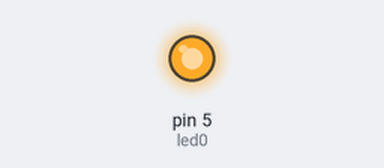
Bench run of a sketch on a simulated Arduino Uno, built with avr-gcc and run on an emulated ATmega328P. Parts: output pins drawn as LEDs (lit = HIGH).

Above: at 0.01 s.
At 6.0 s:
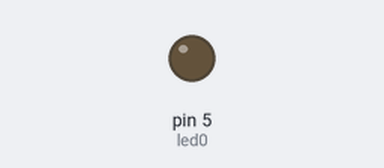
Timing chart, 0 to 7.5 s (numbered marks = the images above):
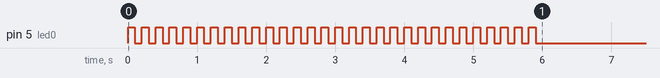

The sketch:

007-2_Array_8LEDs.ino
```cpp
/**********************************************************************************
**                              Array de 8 LEDs                                  **
**********************************************************************************/
//********** Includes *************************************************************
//********** Variables ************************************************************
const int led0 = 5;          // donar nom al pin 5 de l’Arduino


//********** Setup ****************************************************************
void setup()
{
  pinMode(led0, OUTPUT);     // definir el pin 5 com una sortida

  digitalWrite(led0, HIGH);    // posar a 5V el pin 5
  delay(100);                  // es queden leds 500ms encesos
  digitalWrite(led0, LOW);     // posar a 0V el pin 5
  delay(100);                  // es queden leds 500ms encesos
  digitalWrite(led0, HIGH);     // posar a 0V el pin 5
  delay(100);
  digitalWrite(led0, LOW);     // posar a 0V el pin 5
  delay(100);                  // es queden leds 500ms encesos
  digitalWrite(led0, HIGH);     // posar a 0V el pin 5
  delay(100);                  // es queden leds 500ms encesos
  digitalWrite(led0, LOW);     // posar a 0V el pin 5
  delay(100);                  // es queden leds 500ms encesos
  digitalWrite(led0, HIGH);     // posar a 0V el pin 5
  delay(100);
  digitalWrite(led0, LOW);     // posar a 0V el pin 5
  delay(100);
  digitalWrite(led0, HIGH);     // posar a 0V el pin 5
  delay(100);
  digitalWrite(led0, LOW);    // posar a 5V el pin 5
  delay(100);                  // es queden leds 500ms encesos
  digitalWrite(led0, HIGH);     // posar a 0V el pin 5
  delay(100);                  // es queden leds 500ms apagats
  digitalWrite(led0, LOW);    // posar a 5V el pin 5
  delay(100);                  // es queden leds 500ms encesos
  digitalWrite(led0, HIGH);     // posar a 0V el pin 5
  delay(100);
  digitalWrite(led0, LOW);    // posar a 5V el pin 5
  delay(100);                  // es queden leds 500ms apagats
  digitalWrite(led0, HIGH);     // posar a 0V el pin 5
  delay(100);
  digitalWrite(led0, LOW);    // posar a 5V el pin 5
  delay(100);                  // es queden leds 500ms encesos
  digitalWrite(led0, HIGH);     // posar a 0V el pin 5
  delay(100);                  // es queden leds 500ms apagats
  digitalWrite(led0, LOW);    // posar a 5V el pin 5
  delay(100);                  // es queden leds 500ms encesos
  digitalWrite(led0, HIGH);     // posar a 0V el pin 5
  delay(100);
  digitalWrite(led0, LOW);     // posar a 0V el pin 5
  delay(100);                  // es queden leds 500ms encesos
  digitalWrite(led0, HIGH);    // posar a 5V el pin 5
  delay(100);                  // es queden leds 500ms encesos
  digitalWrite(led0, LOW);     // posar a 0V el pin 5
  delay(100);                  // es queden leds 500ms encesos
  digitalWrite(led0, HIGH);     // posar a 0V el pin 5
  delay(100);
  digitalWrite(led0, LOW);     // posar a 0V el pin 5
  delay(100);                  // es queden leds 500ms encesos
  digitalWrite(led0, HIGH);     // posar a 0V el pin 5
  delay(100);                  // es queden leds 500ms encesos
  digitalWrite(led0, LOW);     // posar a 0V el pin 5
  delay(100);                  // es queden leds 500ms encesos
  digitalWrite(led0, HIGH);     // posar a 0V el pin 5
  delay(100);
  digitalWrite(led0, LOW);     // posar a 0V el pin 5
  delay(100);
  digitalWrite(led0, HIGH);     // posar a 0V el pin 5
  delay(100);
  digitalWrite(led0, LOW);    // posar a 5V el pin 5
  delay(100);                  // es queden leds 500ms encesos
  digitalWrite(led0, HIGH);     // posar a 0V el pin 5
  delay(100);                  // es queden leds 500ms apagats
  digitalWrite(led0, LOW);    // posar a 5V el pin 5
  delay(100);                  // es queden leds 500ms encesos
  digitalWrite(led0, HIGH);     // posar a 0V el pin 5
  delay(100);
  digitalWrite(led0, LOW);    // posar a 5V el pin 5
  delay(100);                  // es queden leds 500ms apagats
  digitalWrite(led0, HIGH);     // posar a 0V el pin 5
  delay(100);
  digitalWrite(led0, LOW);    // posar a 5V el pin 5
  delay(100);                  // es queden leds 500ms encesos
  digitalWrite(led0, HIGH);     // posar a 0V el pin 5
  delay(100);                  // es queden leds 500ms apagats
  digitalWrite(led0, LOW);    // posar a 5V el pin 5
  delay(100);                  // es queden leds 500ms encesos
  digitalWrite(led0, HIGH);     // posar a 0V el pin 5
  delay(100);
  digitalWrite(led0, LOW);     // posar a 0V el pin 5
  delay(100);                  // es queden leds 500ms encesos
  digitalWrite(led0, HIGH);    // posar a 5V el pin 5
  delay(100);                  // es queden leds 500ms encesos
  digitalWrite(led0, LOW);     // posar a 0V el pin 5
  delay(100);                  // es queden leds 500ms encesos
  digitalWrite(led0, HIGH);     // posar a 0V el pin 5
  delay(100);
  digitalWrite(led0, LOW);     // posar a 0V el pin 5
  delay(100);                  // es queden leds 500ms encesos
  digitalWrite(led0, HIGH);     // posar a 0V el pin 5
  delay(100);                  // es queden leds 500ms encesos
  digitalWrite(led0, LOW);     // posar a 0V el pin 5
  delay(100);                  // es queden leds 500ms encesos
  digitalWrite(led0, HIGH);     // posar a 0V el pin 5
  delay(100);
  digitalWrite(led0, LOW);     // posar a 0V el pin 5
  delay(100);
  digitalWrite(led0, HIGH);     // posar a 0V el pin 5
  delay(100);
  digitalWrite(led0, LOW);    // posar a 5V el pin 5
  delay(100);                  // es queden leds 500ms encesos
  digitalWrite(led0, HIGH);     // posar a 0V el pin 5
  delay(100);                  // es queden leds 500ms apagats
  digitalWrite(led0, LOW);    // posar a 5V el pin 5
  delay(100);                  // es queden leds 500ms encesos
  digitalWrite(led0, HIGH);     // posar a 0V el pin 5
  delay(100);
  digitalWrite(led0, LOW);    // posar a 5V el pin 5
  delay(100);                  // es queden leds 500ms apagats
  digitalWrite(led0, HIGH);     // posar a 0V el pin 5
  delay(100);
  digitalWrite(led0, LOW);    // posar a 5V el pin 5
  delay(100);                  // es queden leds 500ms encesos
  digitalWrite(led0, HIGH);     // posar a 0V el pin 5
  delay(100);                  // es queden leds 500ms apagats
  digitalWrite(led0, LOW);    // posar a 5V el pin 5
  delay(100);                  // es queden leds 500ms encesos
  digitalWrite(led0, HIGH);     // posar a 0V el pin 5
  delay(100);
  digitalWrite(led0, LOW);     // posar a 0V el pin 5
}
//********** Loop *****************************************************************
void loop()
{


 }
//********** Funcions *************************************************************
```
